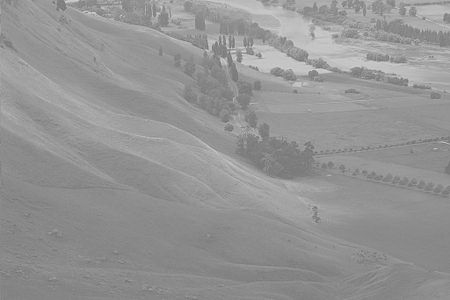
//> input picture openCV_VS/CH 05/Histogram/images/hawkes.bmp, 450 x 300 px
$ ./Histogram_streching   (built with g++ and OpenCV 4)
//> lines starting //> are read from the running program, lines starting //| are printed output that depends on the picture; after the words box and inside, x2 and y2 are one past the last pixel; in counts of white or black regions, pixels touching at a corner belong together
#include "opencv2/opencv.hpp"
#include <iostream>

using namespace cv;
using namespace std;

Mat calcGrayHist(const Mat& img);
Mat getGrayHistImage(const Mat& hist);

void histogram_stretching();

int main(void)
{
	histogram_stretching();

	return 0;
}

Mat calcGrayHist(const Mat& img)
{
	CV_Assert(img.type() == CV_8UC1);

	Mat hist;
	int channels[] = { 0 };
	int dims = 1;
	const int histSize[] = { 256 };
	float graylevel[] = { 0, 256 };
	const float* ranges[] = { graylevel };

	calcHist(&img, 1, channels, noArray(), hist, dims, histSize, ranges);

	return hist;
}

Mat getGrayHistImage(const Mat& hist)
{
	CV_Assert(hist.type() == CV_32FC1);
	CV_Assert(hist.size() == Size(1, 256));

	double histMax;
	minMaxLoc(hist, 0, &histMax);

	Mat imgHist(100, 256, CV_8UC1, Scalar(255));
	for (int i = 0; i < 256; i++) {
		line(imgHist, Point(i, 100),
			Point(i, 100 - cvRound(hist.at<float>(i, 0) * 100 / histMax)), Scalar(0));
	}

	return imgHist;
}

void histogram_stretching()
{
	Mat src = imread("../images/hawkes.bmp", IMREAD_GRAYSCALE);
//> src is the input picture: 300 rows x 450 cols, CV_8UC1; min 107, max 218, mean 148

	if (src.empty()) {
		cerr << "Image load failed!" << endl;
		return;
	}

	double gmin, gmax;
	minMaxLoc(src, &gmin, &gmax);
//> gmin = 107; gmax = 218

	Mat dst = (src - gmin) * 255 / (gmax - gmin);
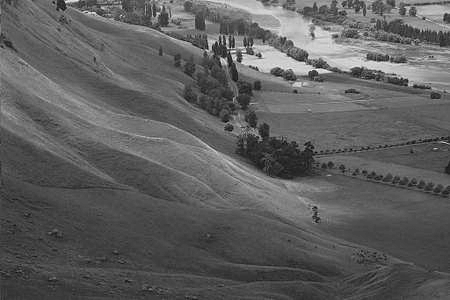
//> dst: 300 rows x 450 cols, CV_8UC1; min 0, max 255, mean 94.1

	imshow("src", src);
	imshow("srcHist", getGrayHistImage(calcGrayHist(src)));
//> in calcGrayHist, `calcHist(&img, 1, channels, noArray(), hist, dims, histSize, ranges);`: hist = 256 values, max 5765 at index 138, min 0 at index 0, mean 527.3
//> in getGrayHistImage, `minMaxLoc(hist, 0, &histMax);`: histMax = 5765
//> after the loop in getGrayHistImage, `for (int i = 0; i < 256; i++)`:
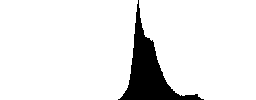
//> imgHist: 100 rows x 256 cols, CV_8UC1; 90.9% white; 1 black region, box (x1, y1, x2, y2) and area: (118, 0, 204, 100) 2339

	imshow("dst", dst);
	imshow("dstHist", getGrayHistImage(calcGrayHist(dst)));
//> after the loop in getGrayHistImage (call 2), `for (int i = 0; i < 256; i++)`:
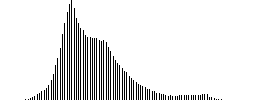
//> imgHist: 100 rows x 256 cols, CV_8UC1; 90.9% white; black in thin lines or dots, all inside (x1, y1, x2, y2) = (25, 0, 222, 100)

	waitKey();
	destroyAllWindows();
}
